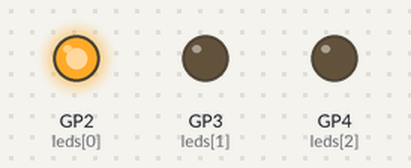
The program below on a simulated Raspberry Pi Pico running MicroPython. Parts: output pins drawn as LEDs (lit = HIGH).

Above: at 0.15 s.
At 1.35 s:
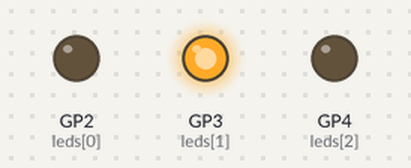
At 2.7 s:
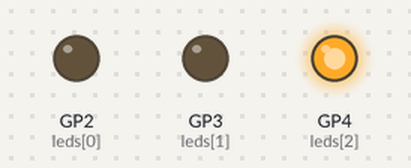
Timing chart, 0 to 4.1 s (numbered marks = the images above):
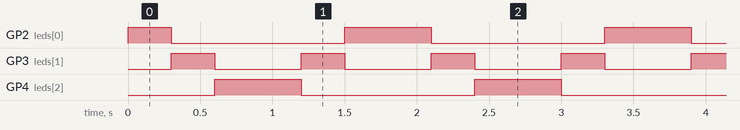

Measured:
- by itself, GP2 (leds[0]): repeats every 1.8 s: LOW 1.2 s, HIGH 0.60 s
- by itself, GP3 (leds[1]): alternates HIGH for 0.30 s and LOW for 0.60 s
- by itself, GP4 (leds[2]): alternates HIGH for 0.60 s and LOW for 1.2 s

The program:

main.py
```python
from machine import Pin
import time

leds = [
    Pin(2, Pin.OUT),
    Pin(3, Pin.OUT),
    Pin(4, Pin.OUT)
]

while True:
    for led in leds:
        led.on()
        time.sleep(0.3)
        led.off()

    for led in reversed(leds):
        led.on()
        time.sleep(0.3)
        led.off()
```
